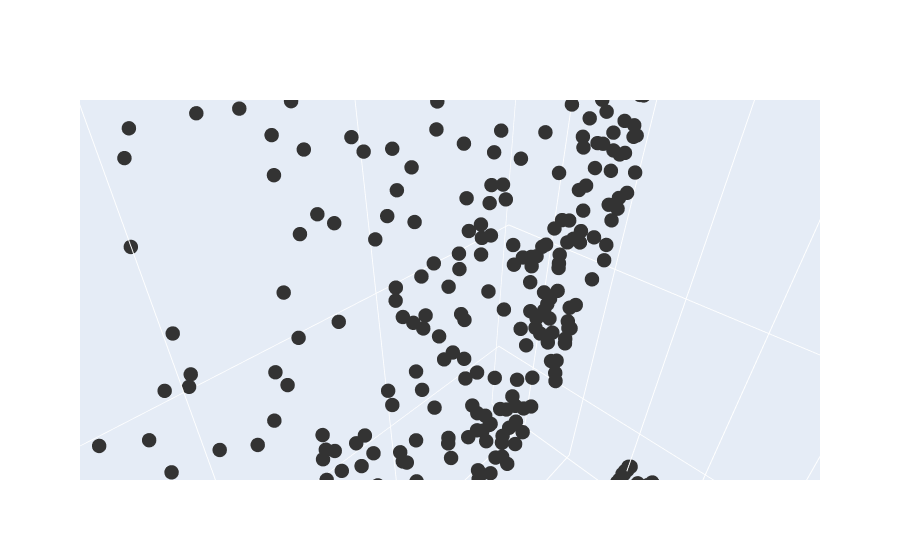

The cell this chart's notebook holds for it:
### Code cell
points  = X_test.to_numpy()[:,:3]
labels = y_test.to_numpy()
colors = [object_classes_color_map[label] for label in labels]
visualize_point_cloud(points, colors)

### Figure 1 — Plotly figure (JSON) as saved in the notebook; plotly's stock layout.template omitted (floating-point values rounded to 4 significant figures; data arrays with more than 128 entries replaced by an {"elided": "..."} marker saying what was removed)
{"data": [{"marker": {"color": {"elided": "2362x3 float values"}, "size": 5}, "mode": "markers", "type": "scatter3d", "x": {"elided": "2362 float values"}, "y": {"elided": "2362 float values"}, "z": {"elided": "2362 float values"}}], "layout": {"autosize": true, "scene": {"aspectmode": "auto", "aspectratio": {"x": 0.9796, "y": 0.732, "z": 1.395}, "camera": {"center": {"x": 0, "y": 0, "z": 0}, "eye": {"x": 0.005774, "y": 0.005774, "z": 0.005774}, "projection": {"type": "perspective"}, "up": {"x": 0, "y": 0, "z": 1}}, "xaxis": {"title": {"text": "X"}, "type": "linear"}, "yaxis": {"title": {"text": "Y"}, "type": "linear"}, "zaxis": {"autorange": "reversed", "range": [-1, 0], "title": {"text": "Z"}, "type": "linear"}}}}
